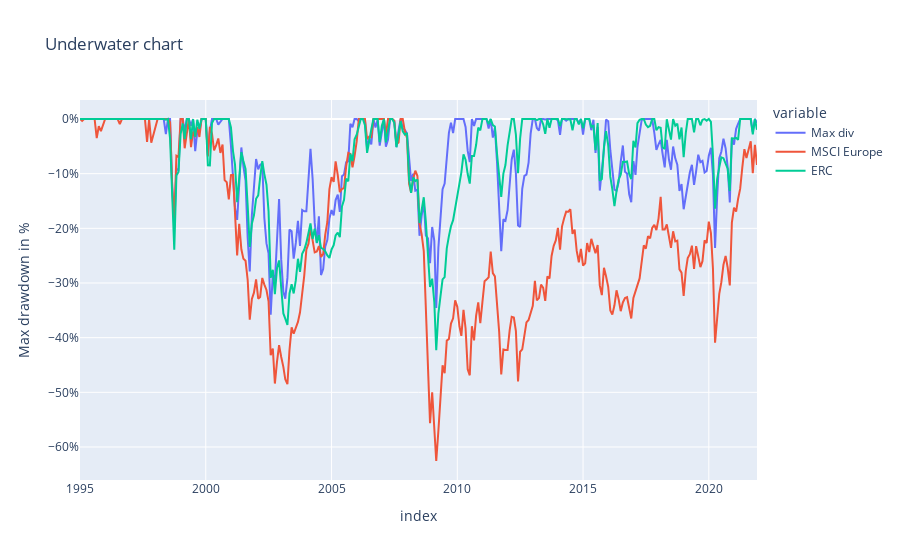

The notebook cell saved with this chart:
### Code cell
US_stocks_maxDD_series = index_df1/np.maximum.accumulate(index_df1)-1
US_stocks_maxDD = US_stocks_maxDD_series.min()

fig = px.line(US_stocks_maxDD_series, title="Underwater chart")
fig.layout.yaxis.tickformat = ',.0%'
fig.layout.yaxis.title = 'Max drawdown in %'
fig.show()

### Figure 1 — Plotly figure (JSON) as saved in the notebook; plotly's stock layout.template omitted (floating-point values rounded to 4 significant figures; data arrays with more than 128 entries replaced by an {"elided": "..."} marker saying what was removed)
{"data": [{"hovertemplate": "variable=Max div<br>index=%{x}<br>value=%{y}<extra></extra>", "legendgroup": "Max div", "line": {"color": "#636efa", "dash": "solid"}, "marker": {"symbol": "circle"}, "mode": "lines", "name": "Max div", "orientation": "v", "showlegend": true, "type": "scatter", "x": {"elided": "324 str values"}, "xaxis": "x", "y": {"elided": "324 float values"}, "yaxis": "y"}, {"hovertemplate": "variable=MSCI Europe<br>index=%{x}<br>value=%{y}<extra></extra>", "legendgroup": "MSCI Europe", "line": {"color": "#EF553B", "dash": "solid"}, "marker": {"symbol": "circle"}, "mode": "lines", "name": "MSCI Europe", "orientation": "v", "showlegend": true, "type": "scatter", "x": {"elided": "324 str values"}, "xaxis": "x", "y": {"elided": "324 float values"}, "yaxis": "y"}, {"hovertemplate": "variable=ERC<br>index=%{x}<br>value=%{y}<extra></extra>", "legendgroup": "ERC", "line": {"color": "#00cc96", "dash": "solid"}, "marker": {"symbol": "circle"}, "mode": "lines", "name": "ERC", "orientation": "v", "showlegend": true, "type": "scatter", "x": {"elided": "324 str values"}, "xaxis": "x", "y": {"elided": "324 float values"}, "yaxis": "y"}], "layout": {"legend": {"title": {"text": "variable"}, "tracegroupgap": 0}, "title": {"text": "Underwater chart"}, "xaxis": {"anchor": "y", "domain": [0, 1], "title": {"text": "index"}}, "yaxis": {"anchor": "x", "domain": [0, 1], "tickformat": ",.0%", "title": {"text": "Max drawdown in %"}}}}
